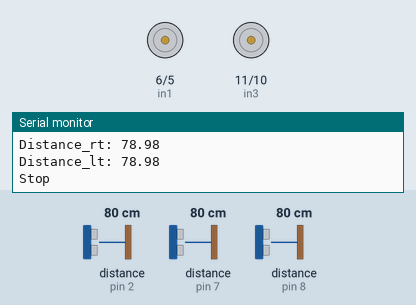
Recording of a sketch running on a simulated Arduino Uno, built with avr-gcc and run on an emulated ATmega328P. Parts: motor-driver pin pairs drawn as motors (green arrow = first pin HIGH = forward, orange = second pin HIGH = backward, longer = more drive), the last lines printed to the serial monitor. Wiring (inferred from the names in the program): 3 × ultrasonic range finder: trigger pin 3, echo pin 2 / trigger pin 4, echo pin 8 / trigger pin 9, echo pin 7. The test bench sets the inputs (shaded band); at power-on: distance to the obstacle (sensors on pin 8, pin 2, pin 7) 80 cm. The echo pulse lasts 58.3 µs per cm.

Above: at 2.3 s.
2.4 s: distance to the obstacle (sensor on pin 8) set to 20 cm
At 2.9 s:
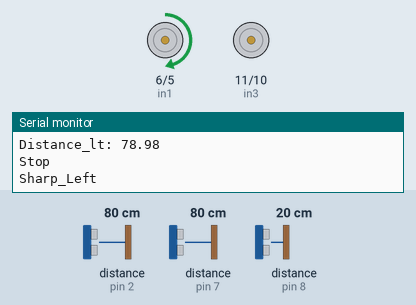
5.9 s: distance to the obstacle (sensor on pin 8) set to 17 cm
At 6.5 s:
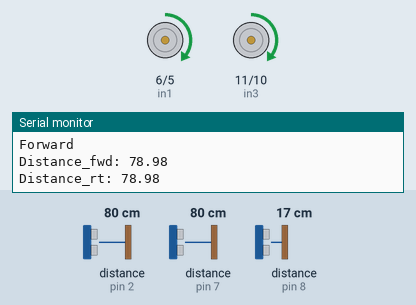
8.0 s: distance to the obstacle (sensor on pin 2) set to 20 cm
10.1 s: distance to the obstacle (sensor on pin 2) set to 16 cm
At 11.0 s:
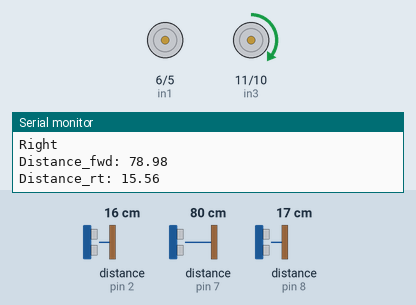
12.2 s: distance to the obstacle (sensor on pin 7) set to 18 cm
14.3 s: distance to the obstacle (sensor on pin 7) set to 14 cm
At 15.3 s:
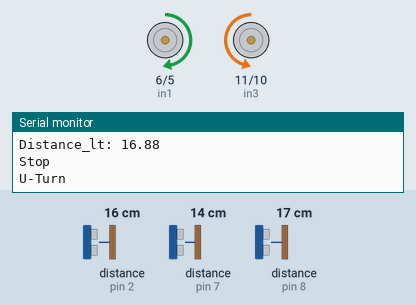
Timing chart, 0 to 20.4 s (numbered marks = the images above; inputs shaded):
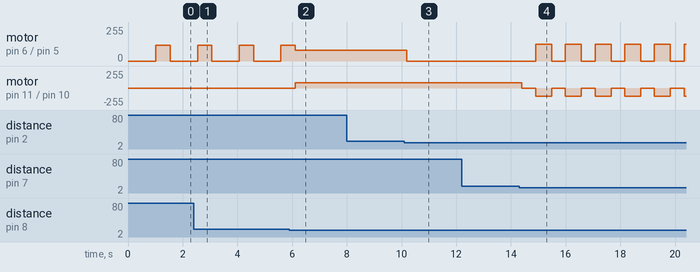

The sketch:

maze_navarun.ino
```cpp
//analog 10,11
int in1=6;
int in2=5;
int in3=11;
int in4=10;
int trigfwd=9;
int echofwd=7;
int trigrt=3;
int echort=2;
int triglt=4;
int echolt=8;
//int ena =10;
//int enb =11;
float distancef;
float durationf;
float durationl;
float durationr;
float distancer;
float distancel;

void setup() {
Serial.begin(9600);

pinMode(in1,OUTPUT);
pinMode(in2,OUTPUT);
pinMode(in3, OUTPUT);
pinMode(in4, OUTPUT);
//pinMode(ena, OUTPUT);
//pinMode(enb, OUTPUT);
pinMode(trigfwd, OUTPUT);
pinMode(echofwd, INPUT);
pinMode(trigrt, OUTPUT);
pinMode(echort, INPUT);
pinMode(triglt, OUTPUT);
pinMode(echolt, INPUT);


}


void loop() {
  ultrafwd();
  ultrart();
  ultralt();
//1
  if(distancef>20 && distancer<18 && distancel<18){
    if(distancer<7.75 && distancel<7.75){
      forward();
      }
     else if(distancer>7.75){
      right();
      }
     else if(distancel>7.75){
      left();
      }
    }
    //2
  else if(distancef<16 && distancer>18 && distancel<18){
    Stop();
      delay(1000);
      sharp_right();
    delay(510);}

    //3
  else if(distancef<16 && distancer<18 && distancel>18){
      Stop();
      delay(1000);
      sharp_left();
      delay(510);
    }
    //4
  else if(distancef>16 && distancer>18 && distancel>18){
      Stop();
      delay(1000);
      sharp_left();
      delay(510);
    }
   //5
  else if(distancef>16 && distancer>18 && distancel<18){
      forward();
    }
    //6
  else if(distancef<16 && distancer<18 && distancel>18){
      Stop();
      delay(1000);
      sharp_left();
      delay(510);
    }
    //7
  else if(distancef<16 && distancer>18 && distancel>18){
      Stop();
      delay(1000);
      sharp_left();
      delay(510);
    }
   //8 u trun
  else if(distancef<15 && distancer<18 && distancel<18){
    Stop();
    delay(500);
      u_turn();
      delay(580);
    }
}
void ultrafwd(){
          // Clears the trigPin
digitalWrite(trigfwd, LOW);
delayMicroseconds(2);
// Sets the trigPin on HIGH state for 10 micro seconds
digitalWrite(trigfwd, HIGH);
delayMicroseconds(10);
digitalWrite(trigfwd, LOW);
// Reads the echoPin, returns the sound wave travel time in microseconds
durationf = pulseIn(echofwd, HIGH);
// Calculating the distance
distancef= durationf*0.034/2;
// Prints the distance on the Serial Monitor

Serial.print("Distance_fwd: ");
Serial.println(distancef);

}

void ultralt(){
          // Clears the trigPin
digitalWrite(triglt, LOW);
delayMicroseconds(2);
// Sets the trigPin on HIGH state for 10 micro seconds
digitalWrite(triglt, HIGH);
delayMicroseconds(10);
digitalWrite(triglt, LOW);
// Reads the echoPin, returns the sound wave travel time in microseconds
durationl = pulseIn(echolt, HIGH);
// Calculating the distance
distancel= durationl*0.034/2;
// Prints the distance on the Serial Monitor

Serial.print("Distance_lt: ");
Serial.println(distancel);

}

void ultrart(){
          // Clears the trigPin
digitalWrite(trigrt, LOW);
delayMicroseconds(2);
// Sets the trigPin on HIGH state for 10 micro seconds
digitalWrite(trigrt, HIGH);
delayMicroseconds(10);
digitalWrite(trigrt, LOW);
// Reads the echoPin, returns the sound wave travel time in microseconds
durationr = pulseIn(echort, HIGH);
// Calculating the distance
distancer= durationr*0.034/2;
// Prints the distance on the Serial Monitor

Serial.print("Distance_rt: ");
Serial.println(distancer);


}
void forward(){
   Serial.println("Forward");
  analogWrite(in1,80);
  analogWrite(in2,0 );
  analogWrite(in3,80);
  analogWrite(in4,0);
}

void right(){
  Serial.println("Right");
  analogWrite(in1,0);
  analogWrite(in2,0 );
 analogWrite(in3,80);
  analogWrite(in4,0);
}

void left(){
  Serial.println("Left");
  analogWrite(in1,80);
  analogWrite(in2,0 );
  analogWrite(in3,0);
  analogWrite(in4,0);
 }
void Stop(){
  Serial.println("Stop");
  digitalWrite(in1,LOW);
  digitalWrite(in2,LOW );
  digitalWrite(in3,LOW);
  digitalWrite(in4,LOW);
 }

void u_turn(){
  Serial.println("U-Turn");
  analogWrite(in1,125);
  analogWrite(in2,LOW );
  analogWrite(in3,LOW);
  analogWrite(in4,120);
 }

void sharp_right(){
    Serial.println("Sharp_Right");
  analogWrite(in1,0);
  analogWrite(in2,0 );
 analogWrite(in3,120);
  analogWrite(in4,0);
}

void sharp_left(){
  Serial.println("Sharp_Left");
  analogWrite(in1,120);
  analogWrite(in2,0 );
  analogWrite(in3,0);
  analogWrite(in4,0);
}
```

Measured:
- the behaviour switches between 19 and 18 cm on distance to the obstacle (sensor on pin 8) (found by bisection; images 1 and 2)
- the behaviour switches between 19 and 18 cm on distance to the obstacle (sensor on pin 2) (found by bisection; images 2 and 3)
- the behaviour switches between 16 and 15 cm on distance to the obstacle (sensor on pin 7) (found by bisection; images 3 and 4)
- after the input at 5.9 s, motor on pin 11 (in3) / pin 10 (in4): stopped → forward 80/255 after 0.22 s
- after the input at 10.1 s, motor on pin 6 (in1) / pin 5 (in2): forward 80/255 → stopped after 0.09 s
- after the input at 14.3 s, motor on pin 6 (in1) / pin 5 (in2): alternates forward 125/255 for 0.59 s and stopped for 0.50 s, starting after 0.60 s; motor on pin 11 (in3) / pin 10 (in4): alternates backward 120/255 for 0.59 s and stopped for 0.50 s, starting after 0.10 s
- by itself, motor on pin 6 (in1) / pin 5 (in2): alternates forward 120/255 for 0.52 s and stopped for 1.0 s
